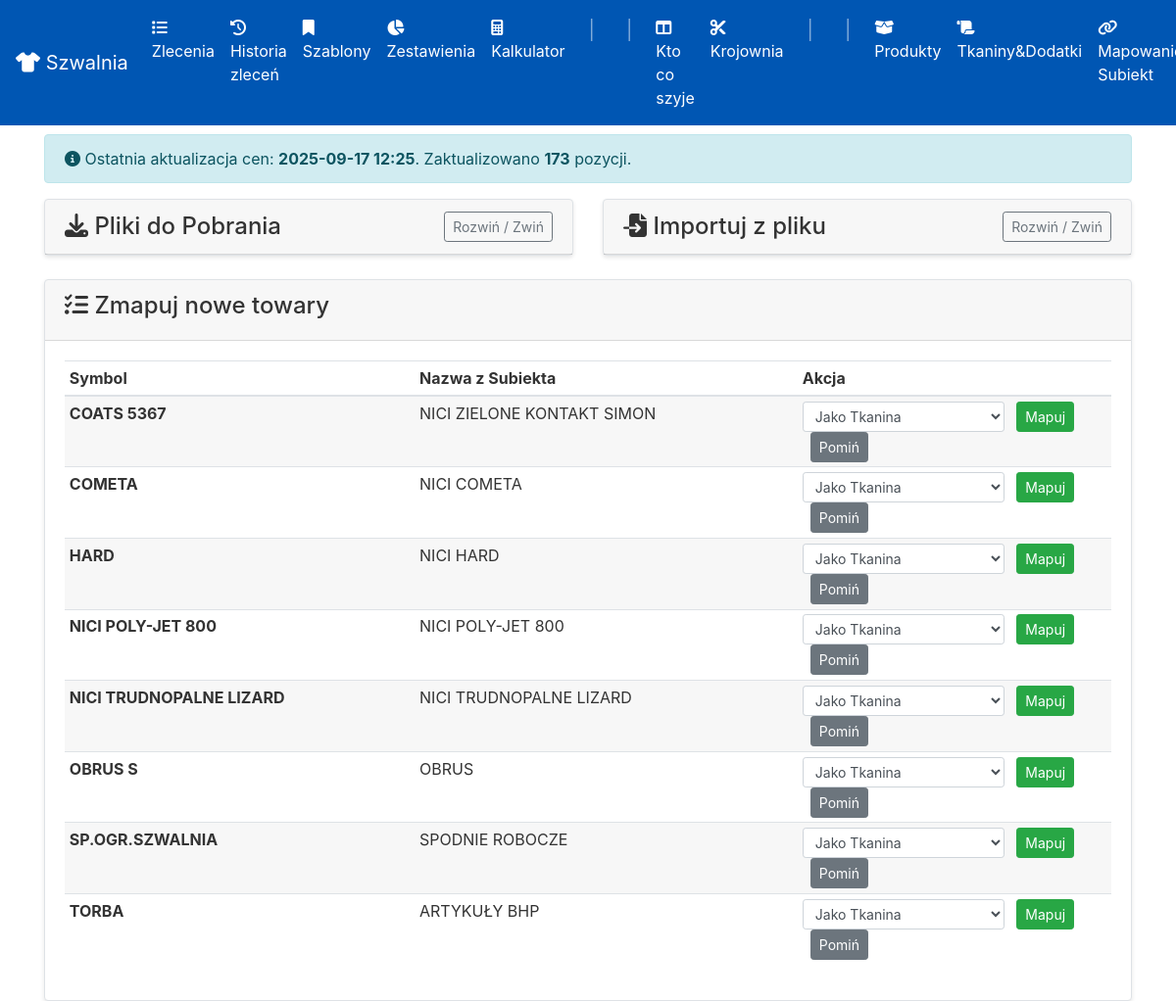
The app's page /subiekt-mapping with its own data.
### app/models.py (models this page shows, shortened)
class SystemInfo(db.Model):
    id = db.Column(db.Integer, primary_key=True)
    key = db.Column(db.String(50), unique=True, nullable=False)
    value = db.Column(db.String(200))

class SubiektProductCache(db.Model):
    id = db.Column(db.Integer, primary_key=True)
    symbol = db.Column(db.String(50), unique=True)
    name = db.Column(db.String(200), nullable=False)
    is_mapped = db.Column(db.Boolean, default=False)

### app/routes.py (the view)
@app.route('/subiekt-mapping')
def subiekt_mapping():
    unmapped_products = SubiektProductCache.query.filter_by(is_mapped=False).order_by(SubiektProductCache.symbol).all()
    last_update_info = SystemInfo.query.filter_by(key='last_price_update').first()
    last_update_timestamp = last_update_info.value if last_update_info else None
    update_count_info = SystemInfo.query.filter_by(key='last_price_update_count').first()
    last_update_count = update_count_info.value if update_count_info else None
    return render_template('subiekt_mapping.html',
                           products=unmapped_products,
                           last_update_timestamp=last_update_timestamp,
                           last_update_count=last_update_count) # <-- Przekazanie do szablonu

### app/__init__.py (called while the page is built)
@app.template_filter()
def to_local_time(utc_dt):
    if not utc_dt:
        return ""
    if isinstance(utc_dt, str):
        try:
            utc_dt = datetime.strptime(utc_dt, '%Y-%m-%d %H:%M:%S')
        except ValueError:
            return utc_dt
    local_tz = pytz.timezone('Europe/Warsaw')
    local_dt = utc_dt.replace(tzinfo=pytz.utc).astimezone(local_tz)
    return local_dt.strftime('%Y-%m-%d %H:%M')

### app/routes.py (called while the page is built)
@app.context_processor
def inject_in_progress_orders():
    all_in_progress = Order.query.filter_by(status='W REALIZACJI').order_by(Order.deadline).all()
    krojownia_orders = []
    szwalnia_orders = []
    for order in all_in_progress:
        order.total_quantity = sum(item.quantity for item in order.order_items)
        if order.cutting_table == 'skrojone' and order.assigned_team is not None:
            szwalnia_orders.append(order)
        elif order.cutting_table is not None and order.cutting_table != 'skrojone':
            krojownia_orders.append(order)
    return dict(krojownia_in_progress=krojownia_orders, szwalnia_in_progress=szwalnia_orders)

### app/templates/subiekt_mapping.html (shortened to what this page needs)
{% extends "base.html" %}
{% block content %}
<div class="d-flex justify-content-between align-items-center mb-3">
    <h2> Mapowanie Towarów z Subiekta</h2>
</div>
{% if last_update_timestamp %}
    <div class="alert alert-info">
        <i class="fas fa-info-circle"></i> Ostatnia aktualizacja cen: <strong>{{ last_update_timestamp | to_local_time }}</strong>.
        {% if last_update_count %}
            Zaktualizowano <strong>{{ last_update_count }}</strong> pozycji.
        {% endif %}
    </div>
    {% endif %}
<div class="row">
    <div class="col-lg-6">
        <div class="card mb-4">
            <div class="card-header d-flex justify-content-between align-items-center">
                <h4 class="mb-0"><i class="fas fa-download"></i> Pliki do Pobrania</h4>
                <button class="btn btn-sm btn-outline-secondary" type="button" data-toggle="collapse" data-target="#downloadCollapse" aria-expanded="false" aria-controls="downloadCollapse">
                    Rozwiń / Zwiń
                </button>
            </div>
        </div>
    </div>
    <div class="col-lg-6">
        <div class="card mb-4">
             <div class="card-header d-flex justify-content-between align-items-center">
                <h4 class="mb-0"><i class="fas fa-file-import"></i> Importuj z pliku</h4>
                 <button class="btn btn-sm btn-outline-secondary" type="button" data-toggle="collapse" data-target="#importCollapse" aria-expanded="false" aria-controls="importCollapse">
                    Rozwiń / Zwiń
                </button>
            </div>
        </div>
    </div>
</div>
<div class="card">
    <div class="card-header">
        <h4><i class="fas fa-tasks"></i> Zmapuj nowe towary</h4>
    </div>
    <div class="card-body">
        {% if products %}
            <table class="table table-sm table-striped">
                <thead>
                    <tr>
                        <th>Symbol</th>
                        <th>Nazwa z Subiekta</th>
                        <th style="width: 320px;">Akcja</th>
                    </tr>
                </thead>
                <tbody>
                    {% for product in products %}
                    <tr>
                        <td><strong>{{ product.symbol }}</strong></td>
                        <td>{{ product.name }}</td>
                        <td>
                            <form method="POST" action="{{ url_for('map_subiekt_product') }}" class="form-inline d-inline-block">
                                <select name="map_type" class="form-control form-control-sm mr-2">
                                    <option value="fabric">Jako Tkanina</option>
                                </select>
                                <button type="submit" class="btn btn-sm btn-success">Mapuj</button>
                            </form>
                            <form method="POST" action="{{ url_for('skip_subiekt_product') }}" class="form-inline d-inline-block ml-2">
                                 <button type="submit" class="btn btn-sm btn-secondary">Pomiń</button>
                            </form>
                        </td>
                    </tr>
                    {% endfor %}
                </tbody>
            </table>
        {% else %}
            <div class="alert alert-success">
                <i class="fas fa-check-circle"></i> Wszystkie towary z Subiekta są już zmapowane lub zostały pominięte!
            </div>
        {% endif %}
    </div>
</div>
{% endblock %}

### records on screen
SystemInfo: value "2025-09-17 12:25"
SystemInfo: value "173"
SubiektProductCache: symbol "COATS 5367", name "NICI ZIELONE KONTAKT SIMON"
SubiektProductCache: symbol "COMETA", name "NICI COMETA"
SubiektProductCache: symbol "HARD", name "NICI HARD"
SubiektProductCache: symbol "NICI POLY-JET 800", name "NICI POLY-JET 800"
SubiektProductCache: symbol "NICI TRUDNOPALNE LIZARD", name "NICI TRUDNOPALNE LIZARD"
SubiektProductCache: symbol "OBRUS S", name "OBRUS"
SubiektProductCache: symbol "SP.OGR.SZWALNIA", name "SPODNIE ROBOCZE"
SubiektProductCache: symbol "TORBA", name "ARTYKUŁY BHP"
